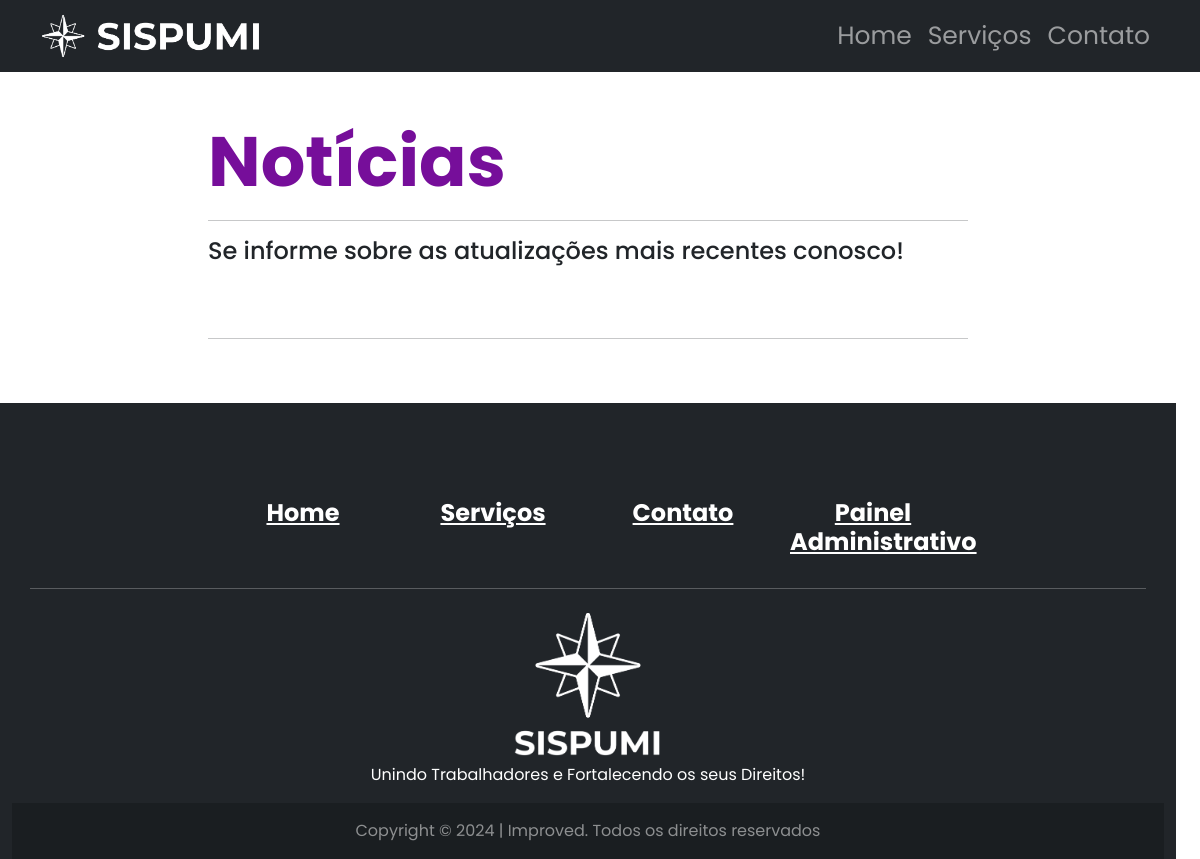
/todasNoticias.php, run on an earlier commit of the app's database.
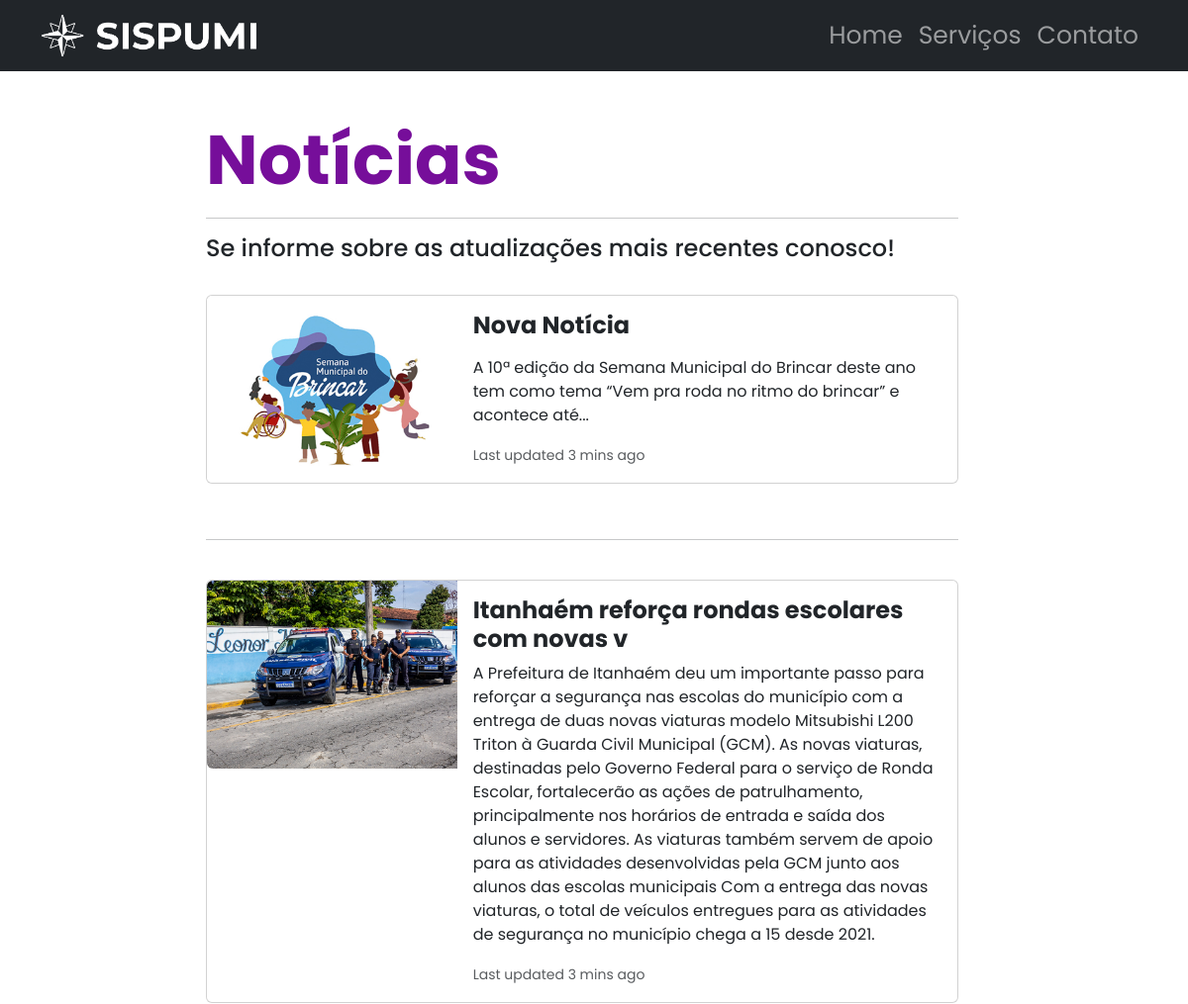
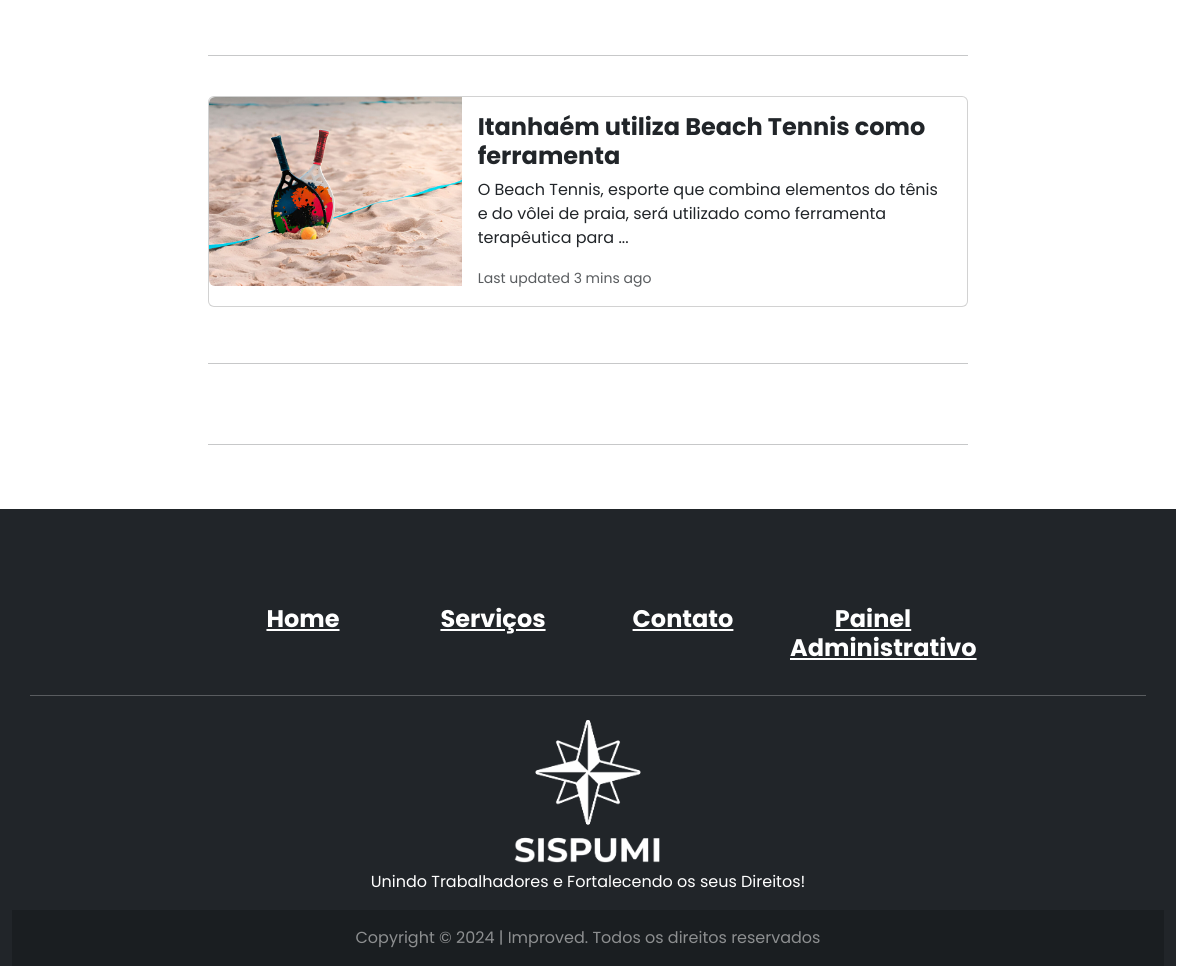
And on a later commit of the database (2 pictures, top to bottom).
### tables this page shows
CREATE TABLE IF NOT EXISTS `noticia` (
  `id_noticia` int(11) NOT NULL AUTO_INCREMENT,
  `titulo_noticia` varchar(45) NOT NULL,
  `texto_noticia` text NOT NULL,
  `imagem_noticia` text NOT NULL,
  `link_noticia` text,
  `status_noticia` int(11) NOT NULL,
  `adm_id_adm` int(11) DEFAULT NULL,
  PRIMARY KEY (`id_noticia`),
  KEY `adm_id_adm` (`adm_id_adm`)
);

### todasNoticias.php (the view, shortened to what this page needs)
<?php
  include('conexao.php');
  $sql2 = 'SELECT * FROM noticia WHERE status_noticia = 1 ORDER BY id_noticia DESC';
?>
<!DOCTYPE html>
<html>
<head>
	<link rel="stylesheet" type="text/css" href="css/bootstrap.min.css">
</head>
<body>
<nav class="navbar navbar-expand-lg navbar-dark bg-dark static-top">
  <div class="container">
    <a class="navbar-brand" href="./index.php">
      <img src="./img/logo.png" alt="..." height="46">
    </a>
    <div class="collapse navbar-collapse" id="navbarSupportedContent">
      <ul class="navbar-nav ms-auto">
        <li class="nav-item">
          <a class="nav-link" aria-current="page" href="./index.php" style="font-size: 25px;">Home</a>
        </li>
        <li class="nav-item">
          <a class="nav-link" href="./servicos.php" style="font-size: 25px;">Serviços</a>
        </li>
        <li class="nav-item">
          <a class="nav-link" href="./contato.php" style="font-size: 25px;">Contato</a>
        </li>
      </ul>
    </div>
  </div>
</nav>
<br>
<div class="row container-fluid">
  <div class="col-sm-2"></div>
  <div class="col-sm-8">
    <br>
    <h1 style="font-size: 70px; color: #760E9A;"><strong>Notícias</strong></h1>
    <hr>
    <h4>Se informe sobre as atualizações mais recentes conosco!</h4>
    <br>
    <?php
$executa = $con->query($sql2);
  if($executa -> fetch_array() == ""){
    echo
      '';
  }else{
    $executa = $con->query($sql2);
    while($noticia = $executa -> fetch_array()){
      $texto_noticia = $noticia['texto_noticia'] > 128 ? substr($noticia['texto_noticia'], 0, 128) . "..." : $noticia['texto_noticia'];
      echo
      '<div class="card mb-3" style="max-width: 1440px;">
      <div class="row g-0">
        <div class="col-md-4">
          <a href="noticias.php?id_noticia='.$noticia['id_noticia'].'"><img src="'.$noticia['imagem_noticia'].'" class="img-fluid rounded-start" alt="..."></a>
        </div>
        <div class="col-md-8">
          <div class="card-body">
            <h4 class="card-title"><strong>'.$noticia['titulo_noticia'].'</strong></h4>
            <p class="card-text">'.$texto_noticia.'</p>
            <p class="card-text"><small class="text-body-secondary">Last updated 3 mins ago</small></p>
          </div>
        </div>
      </div>
    </div>
    <br>
    <hr>
    <br>';
    }
  }
?>
    <br>
    <hr>
    <br>
    <br>
</div>
<footer class="text-center text-white bg-dark">
    <div class="container">
      <section class="mt-5">
        <div class="row text-center d-flex justify-content-center pt-5">
          <div class="col-md-2">
            <h4 class="font-weight-bold">
              <a href="index.html" class="text-white"><strong>Home</strong></a>
            </h4>
          </div>
          <div class="col-md-2">
            <h4 class="font-weight-bold">
              <a href="servicos.html" class="text-white"><strong>Serviços</strong></a>
            </h4>
          </div>
          <div class="col-md-2">
            <h4 class="font-weight-bold">
              <a href="contato.html" class="text-white"><strong>Contato</strong></a>
            </h4>
          </div>
          <div class="col-md-2">
            <h4 class="font-weight-bold">
              <a href="login.html" class="text-white"><strong>Painel Administrativo</strong></a>
            </h4>
          </div>
        </div>
      </section>
      <hr class="my-4" />
        <div class="row d-flex justify-content-center">
          <div class="col-lg-8 text-white">
            <img src="./img/logo1.png" alt="..." height="150">
            <p>
               Unindo Trabalhadores e Fortalecendo os seus Direitos!
            </p>
          </div>
        </div>
    </div>
    <div
         class="text-center p-3 text-white-50"
         style="background-color: rgba(0, 0, 0, 0.2)"
         >
      Copyright © 2024 | Improved. Todos os direitos reservados
    </div>
  </footer>
</body>
</html>

### todasNoticias.php (style rules this page uses)
body { font-family: poppins; }

What changed in the data, as far as the page shows it:
added noticia: imagem_noticia (picture), titulo_noticia "Nova Notícia", texto_noticia "A 10ª edição da Semana Municipal do Brincar deste ano tem como tema “Vem pra roda no ritmo do brincar” e acontece até..."
added noticia: imagem_noticia (picture), titulo_noticia "Itanhaém reforça rondas escolares com novas v", texto_noticia "A Prefeitura de Itanhaém deu um importante passo para reforçar a segurança nas escolas do município com a entrega de duas novas viaturas modelo Mitsubishi L200 Triton à Guarda Civil Municipal (GCM). As novas viaturas, destinadas pelo Governo Federal para o serviço de Ronda Escolar, fortalecerão as ações de patrulhamento, principalmente nos horários de entrada e saída dos alunos e servidores. As viaturas também servem de apoio para as atividades desenvolvidas pela GCM junto aos alunos das escolas municipais Com a entrega das novas viaturas, o total de veículos entregues para as atividades de segurança no município chega a 15 desde 2021."
added noticia: imagem_noticia (picture), titulo_noticia "Itanhaém utiliza Beach Tennis como ferramenta", texto_noticia "O Beach Tennis, esporte que combina elementos do tênis e do vôlei de praia, será utilizado como ferramenta terapêutica para ..."
